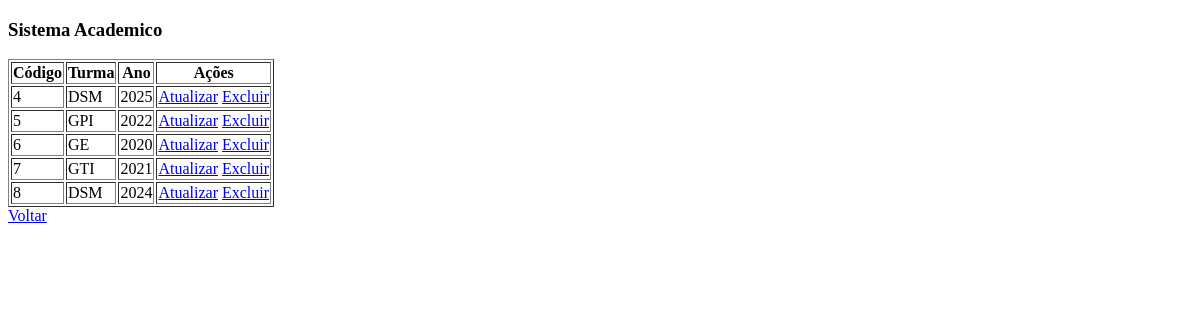
The app's page /views/turmas/turmas-listar.php, older data.
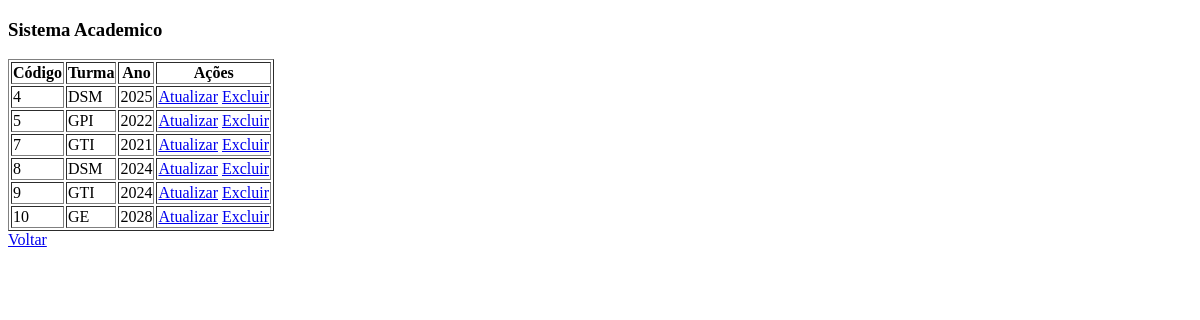
The same page, newer data.
### tables this page shows
CREATE TABLE `tb_turmas` (
  `id` int(11) NOT NULL,
  `descTurma` varchar(30) NOT NULL,
  `ano` varchar(30) NOT NULL
);

### classes/Turma.php (called while the page is built, shortened)
<?php
    class Turma{
        public function listar( ){
            $sql = "SELECT * FROM tb_turmas";
            include "Conexao.php";
            $resultado = $conexao->query($sql);
            $lista = $resultado->fetchAll();
            return $lista;
        }
    }
?>

### views/turmas/turmas-listar.php (the view, shortened to what this page needs)
<?php
require_once "../../classes/Turma.php";
$turma = new Turma();
$lista = $turma->listar();
?>
<!DOCTYPE html>
<html lang="pt-br">
<head>
</head>
<body>
    <h3>Sistema Academico</h3>
    <table border ="1">
        <tr>
            <th>Código</th>
            <th>Turma</th>
            <th>Ano</th>
            <th>Ações</th>
        </tr>
        <?php foreach ($lista as $linha) : ?>
            <tr>
                <td><?php echo $linha['id'] ?></td>
                <td><?php echo $linha['descTurma'] ?></td>
                <td><?php echo $linha['ano']?></td>
                <td>
                    <a href="turmas-editar.php?id=<?php echo $linha['id'] ?>">Atualizar</a>
                    <a href="turmas-excluir.php?id=<?php echo $linha['id'] ?>">Excluir</a>
                </td>
            </tr>
            <?php endforeach?>
    </table>
    <a href="../../index2.php">Voltar</a>
</body>
</html>

Row changes from the older to the newer data that the page shows:
removed tb_turmas: id "6", descTurma "GE", ano "2020"
added tb_turmas: id "9", descTurma "GTI", ano "2024"
added tb_turmas: id "10", descTurma "GE", ano "2028"
